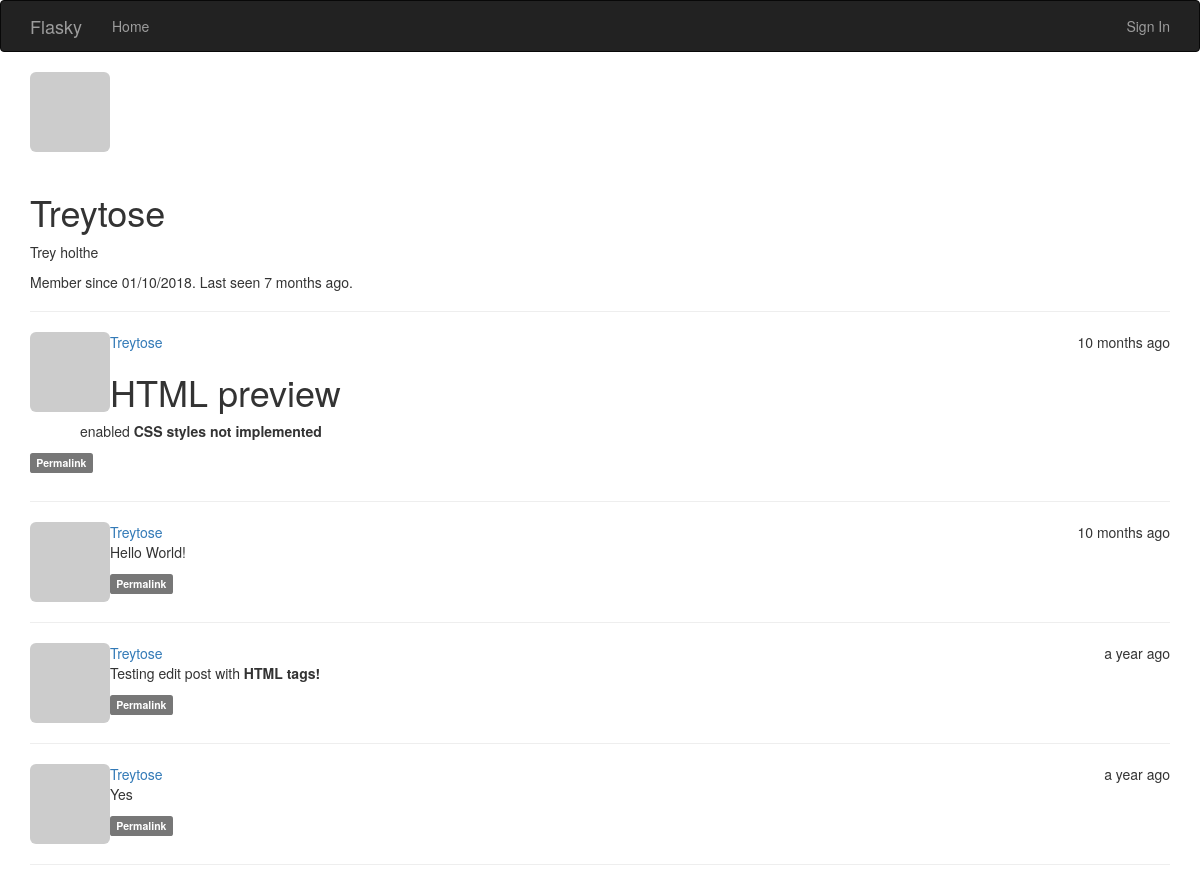
The app's page /user/treytose with its own data.
### app/models.py (models this page shows, shortened)
class User(UserMixin, db.Model):
    __tablename__ = 'users'
    id = db.Column(db.Integer, primary_key=True)
    email = db.Column(db.String(64), unique=True, index=True)
    username = db.Column(db.String(64), unique=True, index=True)
    role_id = db.Column(db.Integer, db.ForeignKey('roles.id'))
    password_hash = db.Column(db.String(128))
    confirmed = db.Column(db.Boolean, default=False)
    avatar_hash = db.Column(db.String(32))
    posts = db.relationship('Post', backref='author', lazy='dynamic')
    name = db.Column(db.String(64))
    location = db.Column(db.String(64))
    about_me = db.Column(db.Text())
    member_since = db.Column(db.DateTime(), default=datetime.utcnow) #utcnow NOT utcnow(), to get the actual current_time at creation
    last_seen = db.Column(db.DateTime(), default=datetime.utcnow)
    @property
    def password(self):
        raise AttributeError('password is not a readable attribute')
    def gravatar(self, size=100, default='identicon', rating='g'):
        if request.is_secure:
            url = 'https://secure.gravatar.com/avatar'
        else:
            url = 'http://www.gravatar.com/avatar'
        return '{url}/{hash}?s={size}&d={default}&r={rating}'.format(
            url=url, hash=self.avatar_hash or hashlib.md5(self.email.encode('utf-8')).hexdigest(),
            size=size, default=default, rating=rating)

class Post(db.Model):
    __tablename__ = 'posts'
    id = db.Column(db.Integer, primary_key=True)
    body = db.Column(db.Text)
    timestamp = db.Column(db.DateTime, index=True, default=datetime.utcnow)
    author_id = db.Column(db.Integer, db.ForeignKey('users.id')) #users is the tablename for the User class
    body_html = db.Column(db.Text)

### app/main/views.py (the view)
@main.route('/user/<username>')
def user(username):
    user = User.query.filter_by(username=username).first()
    if user is None:
        abort(404)
    posts = user.posts.order_by(Post.timestamp.desc()).all()
    return render_template('user.html', user=user, posts=posts)

### app/auth/views.py (called while the page is built)
@auth.before_app_request
def before_request():
    if current_user.is_authenticated:
        current_user.ping()
        if not current_user.confirmed and request.endpoint[:5] != 'auth.':
            return redirect(url_for('auth.unconfirmed'))

### app/main/__init__.py (called while the page is built)
@main.app_context_processor
def inject_permissions():
    return dict(Permission=Permission)

### app/models.py (called while the page is built)
    def is_administrator(self):
        return False

### app/templates/user.html (shortened to what this page needs)
{% extends 'base.html' %}
{% block content %}
<div class="container">
  <img style="display: inline;" class="img-rounded profile-thumbnail" src="{{ user.gravatar(size=256) }}">
  <div class="page-header">
    <h1> {{ user.username|capitalize }} </h1>
    {% if user.name or user.location %}
    <p>
      {% if user.name %} {{ user.name|capitalize }} {% endif %}
    </p>
    {% endif %}
    <p>
      Member since {{ moment(user.member_since).format('L') }}.
      Last seen {{ moment(user.last_seen).fromNow() }}.
    </p>
  </div>
  {% include "_posts.html" %}
</div>
{% endblock %}

### app/templates/base.html (shortened to what this page needs)
{% extends 'bootstrap/base.html' %}
{% set flashes = get_flashed_messages() %}
{% block navbar %}
<div class="navbar navbar-inverse" role="navigation">
  <div class="container">
    <div class="navbar-header">
      <a class="navbar-brand" href="/"> Flasky </a>
    </div>
    <ul class="nav navbar-nav navbar-right">
      {% if current_user.is_authenticated %}
      <li><a href="{{url_for('auth.logout') }}"> Sign Out </a></li>
      {% else %}
      <li><a href="{{ url_for('auth.login') }}"> Sign In </a> </li>
      {% endif %}
    </ul>
    <div class="navbar-collapse collapse">
      <ul class="nav navbar-nav">
        <li> <a href="/"> Home </a> </li>
      </ul>
    </div>
  </div>
</div>
{% endblock %}

### app/templates/_posts.html (shortened to what this page needs)
<ul class="posts">
  {% for post in posts %}
  <li class="post">
    <div class="profile-thumbnail">
      <a href="{{ url_for('.user', username=post.author.username) }}">
        <img class="img-rounded profile-thumbnail2" src="{{ post.author.gravatar(size=40) }}">
      </a>
    </div>
    <div class="post-date"> {{ moment(post.timestamp).fromNow() }} </div>
    <div class="post-author">
      <a href="{{ url_for('.user', username=post.author.username) }}"> {{ post.author.username|capitalize }} </a>
    </div>
    <div class="post-body">
      {% if post.body_html %}
        {{ post.body_html | safe }}
      {% else %}
        {{ post.body }}
      {% endif %}
    </div>
    <div class="post-footer">
        <a href="{{ url_for('.post', id=post.id) }}"> <span class="label label-default">Permalink</span> </a>
    </div>
  </li>
  <hr>
  {% endfor %}
</ul>

### app/templates/_posts.html (style rules this page uses)
.post { list-style: none; margin-bottom: 30px; }
.profile-thumbnail2 { display: inline; float: left; }
.post-date { float: right; }
.post-body, .post-author { margin-left: 50px; }
.posts { padding-left: 0px; }

### records on screen
User: username "Treytose", name "Trey holthe", member_since "01/10/2018", last_seen "7 months ago"
Post: timestamp "10 months ago", author.username "Treytose", body_html "HTML preview enabled CSS styles not implemented"
Post: timestamp "10 months ago", author.username "Treytose", body_html "Hello World!"
Post: timestamp "a year ago", author.username "Treytose", body_html "Testing edit post with HTML tags!"
Post: timestamp "a year ago", author.username "Treytose", body_html "Yes"
